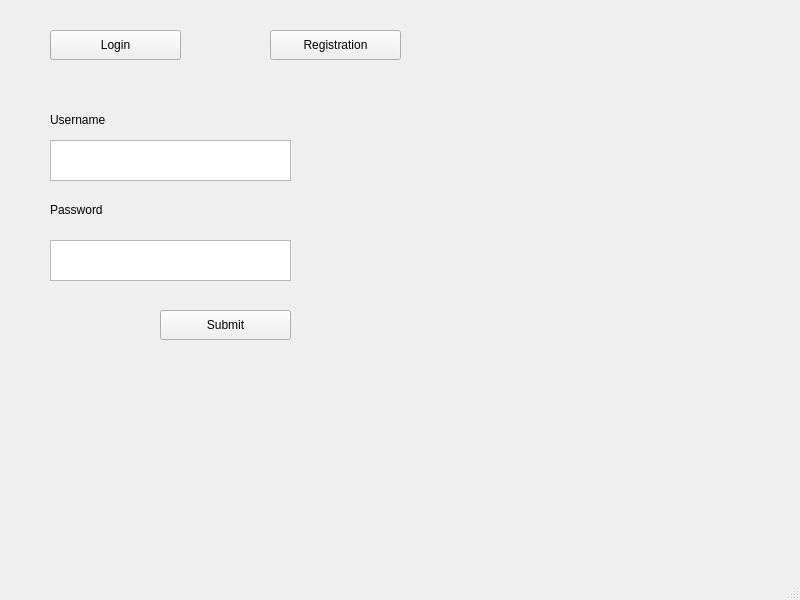
<?xml version="1.0" encoding="UTF-8"?>
<ui version="4.0">
 <class>LoginWindow</class>
 <widget class="QMainWindow" name="LoginWindow">
  <property name="geometry">
   <rect>
    <x>0</x>
    <y>0</y>
    <width>800</width>
    <height>600</height>
   </rect>
  </property>
  <property name="windowTitle">
   <string>MainWindow</string>
  </property>
  <widget class="QWidget" name="centralwidget">
   <widget class="QTextEdit" name="textEdit">
    <property name="geometry">
     <rect>
      <x>50</x>
      <y>240</y>
      <width>241</width>
      <height>41</height>
     </rect>
    </property>
   </widget>
   <widget class="QTextEdit" name="textEdit_2">
    <property name="geometry">
     <rect>
      <x>50</x>
      <y>140</y>
      <width>241</width>
      <height>41</height>
     </rect>
    </property>
   </widget>
   <widget class="QPushButton" name="pushButton">
    <property name="geometry">
     <rect>
      <x>50</x>
      <y>30</y>
      <width>131</width>
      <height>30</height>
     </rect>
    </property>
    <property name="text">
     <string>Login</string>
    </property>
   </widget>
   <widget class="QPushButton" name="pushButton_2">
    <property name="geometry">
     <rect>
      <x>270</x>
      <y>30</y>
      <width>131</width>
      <height>30</height>
     </rect>
    </property>
    <property name="text">
     <string>Registration</string>
    </property>
   </widget>
   <widget class="QLabel" name="label">
    <property name="geometry">
     <rect>
      <x>50</x>
      <y>110</y>
      <width>81</width>
      <height>20</height>
     </rect>
    </property>
    <property name="text">
     <string>Username</string>
    </property>
   </widget>
   <widget class="QLabel" name="label_2">
    <property name="geometry">
     <rect>
      <x>50</x>
      <y>200</y>
      <width>81</width>
      <height>20</height>
     </rect>
    </property>
    <property name="text">
     <string>Password</string>
    </property>
   </widget>
   <widget class="QPushButton" name="pushButton_3">
    <property name="geometry">
     <rect>
      <x>160</x>
      <y>310</y>
      <width>131</width>
      <height>30</height>
     </rect>
    </property>
    <property name="text">
     <string>Submit</string>
    </property>
   </widget>
  </widget>
  <widget class="QMenuBar" name="menubar">
   <property name="geometry">
    <rect>
     <x>0</x>
     <y>0</y>
     <width>800</width>
     <height>28</height>
    </rect>
   </property>
  </widget>
  <widget class="QStatusBar" name="statusbar"/>
 </widget>
 <resources/>
 <connections/>
</ui>
